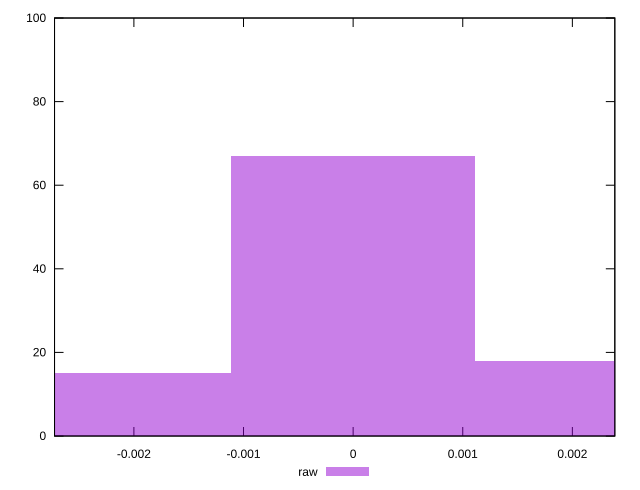

This figure's gnuplot source:
reset

$raw <<EOF
0 67
0.002220106663620645 18
-0.002220106663620645 15
EOF

set key outside below
set boxwidth 0.002220106663620645
set xrange [-0.0027239950262699696:0.00238731906242142]
set yrange [0:100]
set trange [0:100]
set style fill transparent solid 0.5 noborder
set terminal svg size 640, 490 enhanced background rgb 'white'
set output "reprap/meta/pScore-difference/samples/pages+cached+noexternal+nomedia+nocss+nojs/raw/histogram.svg"

plot $raw title "raw" with boxes

reset
